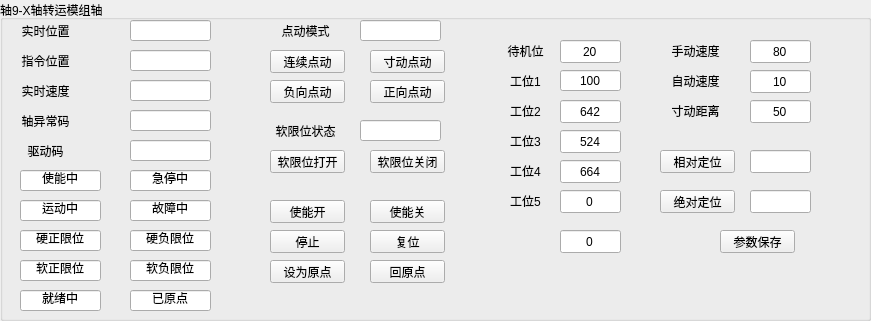
    <widget class="QGroupBox" name="A1_9">
     <property name="geometry">
      <rect>
       <x>60</x>
       <y>0</y>
       <width>871</width>
       <height>321</height>
      </rect>
     </property>
     <property name="minimumSize">
      <size>
       <width>400</width>
       <height>200</height>
      </size>
     </property>
     <property name="maximumSize">
      <size>
       <width>4000</width>
       <height>4000</height>
      </size>
     </property>
     <property name="title">
      <string>轴9-X轴转运模组轴</string>
     </property>
     <widget class="QPushButton" name="btn_MoveAbs_Axi_9">
      <property name="geometry">
       <rect>
        <x>660</x>
        <y>190</y>
        <width>75</width>
        <height>23</height>
       </rect>
      </property>
      <property name="text">
       <string>绝对定位</string>
      </property>
     </widget>
     <widget class="QPushButton" name="btn_Reset_Axi_9">
      <property name="geometry">
       <rect>
        <x>370</x>
        <y>230</y>
        <width>75</width>
        <height>23</height>
       </rect>
      </property>
      <property name="text">
       <string>复位</string>
      </property>
     </widget>
     <widget class="QPushButton" name="btn_Stop_Axi_9">
      <property name="geometry">
       <rect>
        <x>270</x>
        <y>230</y>
        <width>75</width>
        <height>23</height>
       </rect>
      </property>
      <property name="text">
       <string>停止</string>
      </property>
     </widget>
     <widget class="QPushButton" name="btn_GoHome_Axi_9">
      <property name="geometry">
       <rect>
        <x>370</x>
        <y>260</y>
        <width>75</width>
        <height>23</height>
       </rect>
      </property>
      <property name="text">
       <string>回原点</string>
      </property>
     </widget>
     <widget class="QLineEdit" name="lineEdit_MoveAbs_Axi_9">
      <property name="geometry">
       <rect>
        <x>750</x>
        <y>190</y>
        <width>61</width>
        <height>23</height>
       </rect>
      </property>
      <property name="text">
       <string/>
      </property>
      <property name="alignment">
       <set>Qt::AlignCenter</set>
      </property>
     </widget>
     <widget class="QPushButton" name="btn_SetHome_Axi_9">
      <property name="geometry">
       <rect>
        <x>270</x>
        <y>260</y>
        <width>75</width>
        <height>23</height>
       </rect>
      </property>
      <property name="text">
       <string>设为原点</string>
      </property>
     </widget>
     <widget class="QLineEdit" name="lineEdit_CurPos_Axi_9">
      <property name="geometry">
       <rect>
        <x>130</x>
        <y>20</y>
        <width>81</width>
        <height>21</height>
       </rect>
      </property>
      <property name="text">
       <string/>
      </property>
      <property name="alignment">
       <set>Qt::AlignCenter</set>
      </property>
      <property name="readOnly">
       <bool>true</bool>
      </property>
     </widget>
     <widget class="QLabel" name="label_CurPos_Axi_9">
      <property name="geometry">
       <rect>
        <x>0</x>
        <y>20</y>
        <width>91</width>
        <height>21</height>
       </rect>
      </property>
      <property name="text">
       <string>实时位置</string>
      </property>
      <property name="alignment">
       <set>Qt::AlignCenter</set>
      </property>
     </widget>
     <widget class="QLineEdit" name="lineEdit_Hard_AxiPosLimit_Axi_9">
      <property name="geometry">
       <rect>
        <x>20</x>
        <y>230</y>
        <width>81</width>
        <height>21</height>
       </rect>
      </property>
      <property name="text">
       <string>硬正限位</string>
      </property>
      <property name="alignment">
       <set>Qt::AlignCenter</set>
      </property>
      <property name="readOnly">
       <bool>true</bool>
      </property>
     </widget>
     <widget class="QLineEdit" name="lineEdit_Hard_AxiNegLimit_Axi_9">
      <property name="geometry">
       <rect>
        <x>130</x>
        <y>230</y>
        <width>81</width>
        <height>21</height>
       </rect>
      </property>
      <property name="text">
       <string>硬负限位</string>
      </property>
      <property name="alignment">
       <set>Qt::AlignCenter</set>
      </property>
      <property name="readOnly">
       <bool>true</bool>
      </property>
     </widget>
     <widget class="QLineEdit" name="lineEdit_Enable_Axi_9">
      <property name="geometry">
       <rect>
        <x>20</x>
        <y>170</y>
        <width>81</width>
        <height>21</height>
       </rect>
      </property>
      <property name="text">
       <string>使能中</string>
      </property>
      <property name="alignment">
       <set>Qt::AlignCenter</set>
      </property>
      <property name="readOnly">
       <bool>true</bool>
      </property>
     </widget>
     <widget class="QLineEdit" name="lineEdit_Standby_Axi_9">
      <property name="geometry">
       <rect>
        <x>560</x>
        <y>40</y>
        <width>61</width>
        <height>23</height>
       </rect>
      </property>
      <property name="text">
       <string>20</string>
      </property>
      <property name="alignment">
       <set>Qt::AlignCenter</set>
      </property>
     </widget>
     <widget class="QLineEdit" name="lineEdit_WorkPostion1_Axi_9">
      <property name="geometry">
       <rect>
        <x>560</x>
        <y>70</y>
        <width>61</width>
        <height>21</height>
       </rect>
      </property>
      <property name="text">
       <string>100</string>
      </property>
      <property name="alignment">
       <set>Qt::AlignCenter</set>
      </property>
     </widget>
     <widget class="QLineEdit" name="lineEdit_WorkPostion2_Axi_9">
      <property name="geometry">
       <rect>
        <x>560</x>
        <y>100</y>
        <width>61</width>
        <height>23</height>
       </rect>
      </property>
      <property name="text">
       <string>642</string>
      </property>
      <property name="alignment">
       <set>Qt::AlignCenter</set>
      </property>
     </widget>
     <widget class="QLabel" name="label_Standby_Axi_9">
      <property name="geometry">
       <rect>
        <x>480</x>
        <y>40</y>
        <width>91</width>
        <height>21</height>
       </rect>
      </property>
      <property name="text">
       <string>待机位</string>
      </property>
      <property name="alignment">
       <set>Qt::AlignCenter</set>
      </property>
     </widget>
     <widget class="QLabel" name="label_WorkStation1_Axi_9">
      <property name="geometry">
       <rect>
        <x>480</x>
        <y>70</y>
        <width>91</width>
        <height>21</height>
       </rect>
      </property>
      <property name="text">
       <string>工位1</string>
      </property>
      <property name="alignment">
       <set>Qt::AlignCenter</set>
      </property>
     </widget>
     <widget class="QLabel" name="label_WorkStation2_Axi_9">
      <property name="geometry">
       <rect>
        <x>480</x>
        <y>100</y>
        <width>91</width>
        <height>21</height>
       </rect>
      </property>
      <property name="text">
       <string>工位2</string>
      </property>
      <property name="alignment">
       <set>Qt::AlignCenter</set>
      </property>
     </widget>
     <widget class="QPushButton" name="btn_Jog_Pos_Axi_9">
      <property name="geometry">
       <rect>
        <x>370</x>
        <y>80</y>
        <width>75</width>
        <height>23</height>
       </rect>
      </property>
      <property name="text">
       <string>正向点动</string>
      </property>
     </widget>
     <widget class="QPushButton" name="btn_Jog_Neg_Axi_9">
      <property name="geometry">
       <rect>
        <x>270</x>
        <y>80</y>
        <width>75</width>
        <height>23</height>
       </rect>
      </property>
      <property name="text">
       <string>负向点动</string>
      </property>
     </widget>
     <widget class="QLabel" name="label_WorkStation_3_Axi_9">
      <property name="geometry">
       <rect>
        <x>480</x>
        <y>130</y>
        <width>91</width>
        <height>21</height>
       </rect>
      </property>
      <property name="text">
       <string>工位3</string>
      </property>
      <property name="alignment">
       <set>Qt::AlignCenter</set>
      </property>
     </widget>
     <widget class="QLineEdit" name="lineEdit_WorkPostion3_Axi_9">
      <property name="geometry">
       <rect>
        <x>560</x>
        <y>130</y>
        <width>61</width>
        <height>23</height>
       </rect>
      </property>
      <property name="text">
       <string>524</string>
      </property>
      <property name="alignment">
       <set>Qt::AlignCenter</set>
      </property>
     </widget>
     <widget class="QLabel" name="label_WorkStation_4_Axi_9">
      <property name="geometry">
       <rect>
        <x>480</x>
        <y>160</y>
        <width>91</width>
        <height>21</height>
       </rect>
      </property>
      <property name="text">
       <string>工位4</string>
      </property>
      <property name="alignment">
       <set>Qt::AlignCenter</set>
      </property>
     </widget>
     <widget class="QLineEdit" name="lineEdit_WorkPostion4_Axi_9">
      <property name="geometry">
       <rect>
        <x>560</x>
        <y>160</y>
        <width>61</width>
        <height>23</height>
       </rect>
      </property>
      <property name="text">
       <string>664</string>
      </property>
      <property name="alignment">
       <set>Qt::AlignCenter</set>
      </property>
     </widget>
     <widget class="QLabel" name="label_WorkStation_5_Axi_9">
      <property name="geometry">
       <rect>
        <x>480</x>
        <y>190</y>
        <width>91</width>
        <height>21</height>
       </rect>
      </property>
      <property name="text">
       <string>工位5</string>
      </property>
      <property name="alignment">
       <set>Qt::AlignCenter</set>
      </property>
     </widget>
     <widget class="QLineEdit" name="lineEdit_WorkPostion5_Axi_9">
      <property name="geometry">
       <rect>
        <x>560</x>
        <y>190</y>
        <width>61</width>
        <height>23</height>
       </rect>
      </property>
      <property name="text">
       <string>0</string>
      </property>
      <property name="alignment">
       <set>Qt::AlignCenter</set>
      </property>
     </widget>
     <widget class="QLineEdit" name="lineEdit_ManuVel_Axi_9">
      <property name="geometry">
       <rect>
        <x>750</x>
        <y>40</y>
        <width>61</width>
        <height>23</height>
       </rect>
      </property>
      <property name="text">
       <string>80</string>
      </property>
      <property name="alignment">
       <set>Qt::AlignCenter</set>
      </property>
     </widget>
     <widget class="QLabel" name="label_ManuVel_Axi_9">
      <property name="geometry">
       <rect>
        <x>650</x>
        <y>40</y>
        <width>91</width>
        <height>21</height>
       </rect>
      </property>
      <property name="text">
       <string>手动速度</string>
      </property>
      <property name="alignment">
       <set>Qt::AlignCenter</set>
      </property>
     </widget>
     <widget class="QPushButton" name="btn_SetParam_Axi_9">
      <property name="geometry">
       <rect>
        <x>720</x>
        <y>230</y>
        <width>75</width>
        <height>23</height>
       </rect>
      </property>
      <property name="text">
       <string>参数保存</string>
      </property>
     </widget>
     <widget class="QLineEdit" name="lineEdit_Estop_Axi_9">
      <property name="geometry">
       <rect>
        <x>130</x>
        <y>170</y>
        <width>81</width>
        <height>21</height>
       </rect>
      </property>
      <property name="text">
       <string>急停中</string>
      </property>
      <property name="alignment">
       <set>Qt::AlignCenter</set>
      </property>
      <property name="readOnly">
       <bool>true</bool>
      </property>
     </widget>
     <widget class="QLineEdit" name="lineEdit_Moving_Axi_9">
      <property name="geometry">
       <rect>
        <x>20</x>
        <y>200</y>
        <width>81</width>
        <height>21</height>
       </rect>
      </property>
      <property name="text">
       <string>运动中</string>
      </property>
      <property name="alignment">
       <set>Qt::AlignCenter</set>
      </property>
      <property name="readOnly">
       <bool>true</bool>
      </property>
     </widget>
     <widget class="QLineEdit" name="lineEdit_Err_Axi_9">
      <property name="geometry">
       <rect>
        <x>130</x>
        <y>200</y>
        <width>81</width>
        <height>21</height>
       </rect>
      </property>
      <property name="text">
       <string>故障中</string>
      </property>
      <property name="alignment">
       <set>Qt::AlignCenter</set>
      </property>
      <property name="readOnly">
       <bool>true</bool>
      </property>
     </widget>
     <widget class="QLineEdit" name="lineEdit_Soft_AxiPosLimit_Axi_9">
      <property name="geometry">
       <rect>
        <x>20</x>
        <y>260</y>
        <width>81</width>
        <height>21</height>
       </rect>
      </property>
      <property name="text">
       <string>软正限位</string>
      </property>
      <property name="alignment">
       <set>Qt::AlignCenter</set>
      </property>
     </widget>
     <widget class="QLineEdit" name="lineEdit_Soft_AxiNegLimit_Axi_9">
      <property name="geometry">
       <rect>
        <x>130</x>
        <y>260</y>
        <width>81</width>
        <height>21</height>
       </rect>
      </property>
      <property name="text">
       <string>软负限位</string>
      </property>
      <property name="alignment">
       <set>Qt::AlignCenter</set>
      </property>
      <property name="readOnly">
       <bool>true</bool>
      </property>
     </widget>
     <widget class="QLineEdit" name="lineEdit_Ready_Axi_9">
      <property name="geometry">
       <rect>
        <x>20</x>
        <y>290</y>
        <width>81</width>
        <height>21</height>
       </rect>
      </property>
      <property name="text">
       <string>就绪中</string>
      </property>
      <property name="alignment">
       <set>Qt::AlignCenter</set>
      </property>
      <property name="readOnly">
       <bool>true</bool>
      </property>
     </widget>
     <widget class="QLineEdit" name="lineEdit_Homed_Axi_9">
      <property name="geometry">
       <rect>
        <x>130</x>
        <y>290</y>
        <width>81</width>
        <height>21</height>
       </rect>
      </property>
      <property name="text">
       <string>已原点</string>
      </property>
      <property name="alignment">
       <set>Qt::AlignCenter</set>
      </property>
      <property name="readOnly">
       <bool>true</bool>
      </property>
     </widget>
     <widget class="QPushButton" name="btn_Enable_Open_Axi_9">
      <property name="geometry">
       <rect>
        <x>270</x>
        <y>200</y>
        <width>75</width>
        <height>23</height>
       </rect>
      </property>
      <property name="text">
       <string>使能开</string>
      </property>
     </widget>
     <widget class="QPushButton" name="btn_Enable_Close_Axi_9">
      <property name="geometry">
       <rect>
        <x>370</x>
        <y>200</y>
        <width>75</width>
        <height>23</height>
       </rect>
      </property>
      <property name="text">
       <string>使能关</string>
      </property>
     </widget>
     <widget class="QLabel" name="label_ActPos_Axi_9">
      <property name="geometry">
       <rect>
        <x>0</x>
        <y>50</y>
        <width>91</width>
        <height>21</height>
       </rect>
      </property>
      <property name="text">
       <string>指令位置</string>
      </property>
      <property name="alignment">
       <set>Qt::AlignCenter</set>
      </property>
     </widget>
     <widget class="QLineEdit" name="lineEdit_SetPos_Axi_9">
      <property name="geometry">
       <rect>
        <x>130</x>
        <y>50</y>
        <width>81</width>
        <height>21</height>
       </rect>
      </property>
      <property name="text">
       <string/>
      </property>
      <property name="alignment">
       <set>Qt::AlignCenter</set>
      </property>
      <property name="readOnly">
       <bool>true</bool>
      </property>
     </widget>
     <widget class="QLabel" name="label_CurVel_Axi_9">
      <property name="geometry">
       <rect>
        <x>0</x>
        <y>80</y>
        <width>91</width>
        <height>21</height>
       </rect>
      </property>
      <property name="text">
       <string>实时速度</string>
      </property>
      <property name="alignment">
       <set>Qt::AlignCenter</set>
      </property>
     </widget>
     <widget class="QLineEdit" name="lineEdit_CurVel_Axi_9">
      <property name="geometry">
       <rect>
        <x>130</x>
        <y>80</y>
        <width>81</width>
        <height>21</height>
       </rect>
      </property>
      <property name="text">
       <string/>
      </property>
      <property name="alignment">
       <set>Qt::AlignCenter</set>
      </property>
      <property name="readOnly">
       <bool>true</bool>
      </property>
     </widget>
     <widget class="QLabel" name="label_AxiErro_Axi_9">
      <property name="geometry">
       <rect>
        <x>0</x>
        <y>110</y>
        <width>91</width>
        <height>21</height>
       </rect>
      </property>
      <property name="text">
       <string>轴异常码</string>
      </property>
      <property name="alignment">
       <set>Qt::AlignCenter</set>
      </property>
     </widget>
     <widget class="QLineEdit" name="lineEdit_AxiErri_Axi_9">
      <property name="geometry">
       <rect>
        <x>130</x>
        <y>110</y>
        <width>81</width>
        <height>21</height>
       </rect>
      </property>
      <property name="text">
       <string/>
      </property>
      <property name="alignment">
       <set>Qt::AlignCenter</set>
      </property>
      <property name="readOnly">
       <bool>true</bool>
      </property>
     </widget>
     <widget class="QLineEdit" name="lineEdit_SeroNo_Axi_9">
      <property name="enabled">
       <bool>true</bool>
      </property>
      <property name="geometry">
       <rect>
        <x>130</x>
        <y>140</y>
        <width>81</width>
        <height>21</height>
       </rect>
      </property>
      <property name="acceptDrops">
       <bool>true</bool>
      </property>
      <property name="text">
       <string/>
      </property>
      <property name="alignment">
       <set>Qt::AlignCenter</set>
      </property>
      <property name="readOnly">
       <bool>true</bool>
      </property>
     </widget>
     <widget class="QLabel" name="label_SeroNo_Axi_9">
      <property name="geometry">
       <rect>
        <x>0</x>
        <y>140</y>
        <width>91</width>
        <height>21</height>
       </rect>
      </property>
      <property name="text">
       <string>驱动码</string>
      </property>
      <property name="alignment">
       <set>Qt::AlignCenter</set>
      </property>
     </widget>
     <widget class="QLabel" name="label_AutoVel_Axi_9">
      <property name="geometry">
       <rect>
        <x>650</x>
        <y>70</y>
        <width>91</width>
        <height>21</height>
       </rect>
      </property>
      <property name="text">
       <string>自动速度</string>
      </property>
      <property name="alignment">
       <set>Qt::AlignCenter</set>
      </property>
     </widget>
     <widget class="QLabel" name="label_Inch_Axi_9">
      <property name="geometry">
       <rect>
        <x>650</x>
        <y>100</y>
        <width>91</width>
        <height>21</height>
       </rect>
      </property>
      <property name="text">
       <string>寸动距离</string>
      </property>
      <property name="alignment">
       <set>Qt::AlignCenter</set>
      </property>
     </widget>
     <widget class="QLineEdit" name="lineEdit_AutoVel_Axi_9">
      <property name="geometry">
       <rect>
        <x>750</x>
        <y>70</y>
        <width>61</width>
        <height>23</height>
       </rect>
      </property>
      <property name="text">
       <string>10</string>
      </property>
      <property name="alignment">
       <set>Qt::AlignCenter</set>
      </property>
     </widget>
     <widget class="QLineEdit" name="lineEdit_Inch_Axi_9">
      <property name="geometry">
       <rect>
        <x>750</x>
        <y>100</y>
        <width>61</width>
        <height>23</height>
       </rect>
      </property>
      <property name="text">
       <string>50</string>
      </property>
      <property name="alignment">
       <set>Qt::AlignCenter</set>
      </property>
     </widget>
     <widget class="QLineEdit" name="lineEdit_JogMode_Axi_9">
      <property name="geometry">
       <rect>
        <x>360</x>
        <y>20</y>
        <width>81</width>
        <height>21</height>
       </rect>
      </property>
      <property name="text">
       <string/>
      </property>
      <property name="alignment">
       <set>Qt::AlignCenter</set>
      </property>
      <property name="readOnly">
       <bool>true</bool>
      </property>
     </widget>
     <widget class="QLabel" name="label_JogMode_Axi_9">
      <property name="geometry">
       <rect>
        <x>260</x>
        <y>20</y>
        <width>91</width>
        <height>21</height>
       </rect>
      </property>
      <property name="text">
       <string>点动模式</string>
      </property>
      <property name="alignment">
       <set>Qt::AlignCenter</set>
      </property>
     </widget>
     <widget class="QPushButton" name="btn_Jog_Jog_Axi_9">
      <property name="geometry">
       <rect>
        <x>270</x>
        <y>50</y>
        <width>75</width>
        <height>23</height>
       </rect>
      </property>
      <property name="text">
       <string>连续点动</string>
      </property>
     </widget>
     <widget class="QPushButton" name="btn_Jog_Inch_Axi_9">
      <property name="geometry">
       <rect>
        <x>370</x>
        <y>50</y>
        <width>75</width>
        <height>23</height>
       </rect>
      </property>
      <property name="text">
       <string>寸动点动</string>
      </property>
     </widget>
     <widget class="QLineEdit" name="lineEdit_SoftLimitSet__Axi_9">
      <property name="geometry">
       <rect>
        <x>360</x>
        <y>120</y>
        <width>81</width>
        <height>21</height>
       </rect>
      </property>
      <property name="text">
       <string/>
      </property>
      <property name="alignment">
       <set>Qt::AlignCenter</set>
      </property>
      <property name="readOnly">
       <bool>true</bool>
      </property>
     </widget>
     <widget class="QLabel" name="label_SoftLimitSet_Axi_9">
      <property name="geometry">
       <rect>
        <x>260</x>
        <y>120</y>
        <width>91</width>
        <height>21</height>
       </rect>
      </property>
      <property name="text">
       <string>软限位状态</string>
      </property>
      <property name="alignment">
       <set>Qt::AlignCenter</set>
      </property>
     </widget>
     <widget class="QPushButton" name="btn_Jog_SoftOpen_Axi_9">
      <property name="geometry">
       <rect>
        <x>270</x>
        <y>150</y>
        <width>75</width>
        <height>23</height>
       </rect>
      </property>
      <property name="text">
       <string>软限位打开</string>
      </property>
     </widget>
     <widget class="QPushButton" name="btn_Jog_SoftClose_Axi_9">
      <property name="geometry">
       <rect>
        <x>370</x>
        <y>150</y>
        <width>75</width>
        <height>23</height>
       </rect>
      </property>
      <property name="text">
       <string>软限位关闭</string>
      </property>
     </widget>
     <widget class="QPushButton" name="btn_MoveRel_Axi_9">
      <property name="geometry">
       <rect>
        <x>660</x>
        <y>150</y>
        <width>75</width>
        <height>23</height>
       </rect>
      </property>
      <property name="text">
       <string>相对定位</string>
      </property>
     </widget>
     <widget class="QLineEdit" name="lineEdit_MoveRel_Axi_9">
      <property name="geometry">
       <rect>
        <x>750</x>
        <y>150</y>
        <width>61</width>
        <height>23</height>
       </rect>
      </property>
      <property name="text">
       <string/>
      </property>
      <property name="alignment">
       <set>Qt::AlignCenter</set>
      </property>
     </widget>
     <widget class="QLineEdit" name="lineEdit_PosId_Axi_9">
      <property name="geometry">
       <rect>
        <x>560</x>
        <y>230</y>
        <width>61</width>
        <height>23</height>
       </rect>
      </property>
      <property name="text">
       <string>0</string>
      </property>
      <property name="alignment">
       <set>Qt::AlignCenter</set>
      </property>
     </widget>
    </widget>
